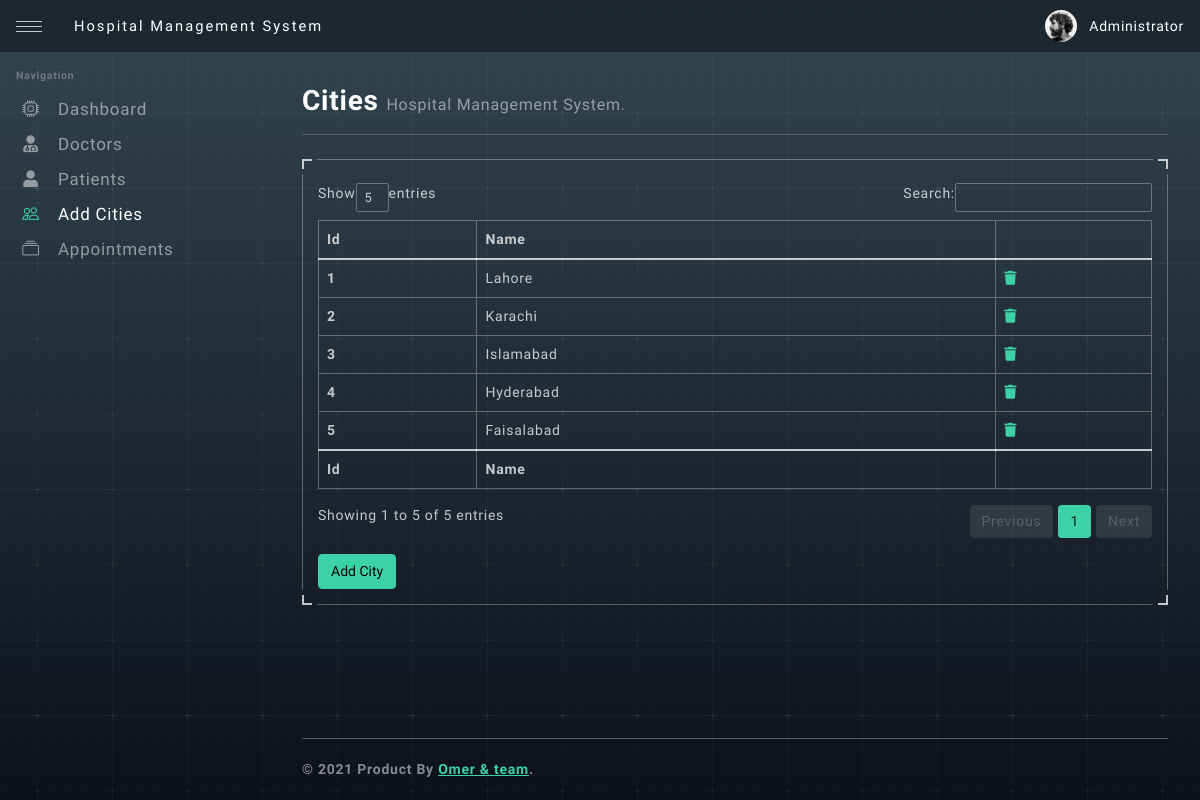
Screenshot of /system/home/Cities.php (signed in) with the database file from the repository.
### tables this page shows
CREATE TABLE `city` (
  `city_id` int(11) NOT NULL,
  `city_name` varchar(50) NOT NULL
);

### system/home/cities.php (the view, shortened to what this page needs)
<?php
   include("connection.php");
   ?>
<?php include('nav.php');
   ?>
<h1 class="page-header">
   Cities <small>
   Hospital Management System.
   </small>
</h1>
<hr class="mb-4" />
<?php
    if (isset($_GET['delid']))
   {
      $del = $_GET['delid'];
  echo'
<div>
   <div class="modal-dialog">
      <div class="modal-content">
        <div class="modal-header">
               <h5 class="modal-title">Delete City Info</h5>
               <a  href="Cities.php" class="btn-close" ></a>
            </div>
            <div class="modal-body">
<label class="form-label">Are you sure you want to delete this?</label>
            </div>
            <div class="modal-footer">
               <a href="Cities.php" class="btn btn-outline-default">No</a>
               <a href="backend/delcity.php?delid='.$del.'" class="btn btn-outline-theme">Yes</a>
            </div>
      </div>
   </div>
</div>
  ';
   }else{
 ?>
<div id="responsiveTables" class="mb-5">
   <div class="card">
      <div class="card-body">
         <div class="table-responsive">
            <table id="example" class="table table-bordered" style="width:100%">
               <thead>
                  <tr>
                     <th>Id</th>
                     <th>Name</th>
                     <th></th>
                  </tr>
               </thead>
               <tbody>
                  <?php
                     $fetch_cat = mysqli_query($con,"select * from city");
                     while ($row = mysqli_fetch_array($fetch_cat)) {
                             echo "
                             <tr>
                             <th>$row[0]</th>
                             <td>$row[1] </td>
                            ";
                             echo '<td>
                       <a href="Cities.php?delid='.$row[0].'" title="Delete Record" data-toggle="tooltip"><span class="fa fa-trash"></span></a></td></tr>' ;
                          }
                     ?>
               </tbody>
               <tfoot>
                  <tr>
                     <th>Id</th>
                     <th>Name</th>
                     <th></th>
                  </tr>
               </tfoot>
            </table>
         </div>
         <button href="#modalEdit" data-bs-toggle="modal" type="button" class="btn btn-theme">Add City</button>
      </div>
      <div class="card-arrow">
         <div class="card-arrow-top-left"></div>
         <div class="card-arrow-top-right"></div>
         <div class="card-arrow-bottom-left"></div>
         <div class="card-arrow-bottom-right"></div>
      </div>
   </div>
</div>
</div>
<?php
}
 ?>
<?php include('footer.php');?>

### system/home/cities.php (style rules this page uses)
table { width:100%; }

### rows the page displays
city: city_id "1", city_name "Lahore"
city: city_id "2", city_name "Karachi"
city: city_id "3", city_name "Islamabad"
city: city_id "4", city_name "Hyderabad"
city: city_id "5", city_name "Faisalabad"
